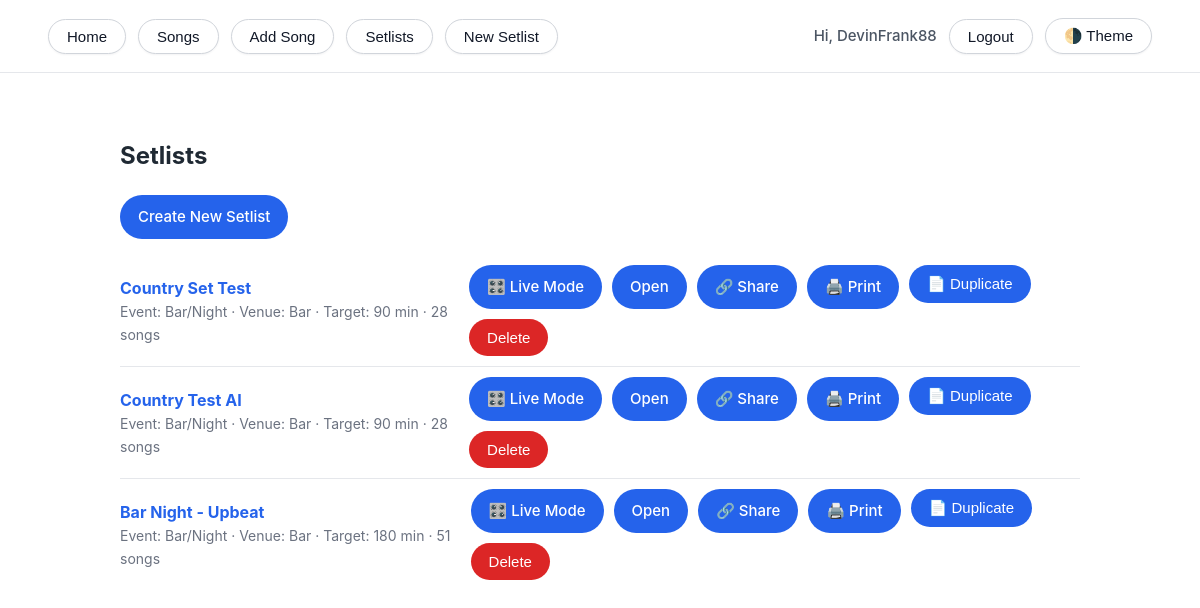
/setlists (signed in), run on the app's committed database.
### models.py (models this page shows, shortened)
class User(db.Model, UserMixin):
    id = db.Column(db.Integer, primary_key=True)
    username = db.Column(db.String(80), unique=True, nullable=False)
    email = db.Column(db.String(120), unique=True, nullable=True)
    password_hash = db.Column(db.String(255), nullable=False)
    is_admin = db.Column(db.Boolean, nullable=False, default=False)
    created_at = db.Column(db.DateTime, default=datetime.utcnow, nullable=False)
    songs = db.relationship("Song", backref="owner", lazy="dynamic")
    setlists = db.relationship("Setlist", backref="owner", lazy="dynamic")

class Setlist(db.Model):
    id = db.Column(db.Integer, primary_key=True)
    name = db.Column(db.String(200), nullable=False)
    event_type = db.Column(db.String(100), nullable=True)
    venue_type = db.Column(db.String(100), nullable=True)
    target_minutes = db.Column(db.Integer, nullable=True)
    notes = db.Column(db.String(1000), nullable=True)
    no_repeat_artists = db.Column(db.Boolean, default=False)  # avoid duplicate artists in this show
    share_token = db.Column(db.String(64), unique=True, nullable=True)
    created_at = db.Column(db.DateTime, default=datetime.utcnow)
    reset_numbering_per_section = db.Column(db.Boolean, default=False)
    user_id = db.Column(db.Integer, db.ForeignKey("user.id"), nullable=True, index=True)
    songs = db.relationship(
    "SetlistSong",
    backref="setlist",
    cascade="all, delete-orphan",
    order_by="SetlistSong.position.asc()",
    lazy="joined",
)

### app.py (the view)
@app.route("/setlists")
@login_required
def list_setlists():
    setlists = Setlist.query.order_by(Setlist.created_at.desc()).all()
    def live_mode_url(setlist_id: int) -> str:
        try:
            return url_for("live_mode", setlist_id=setlist_id)
        except BuildError:
            return f"/setlists/{setlist_id}/live"
    return render_template(
        "setlists/list.html",
        setlists=setlists,
        live_mode_url=live_mode_url,
    )

### app.py (called while the page is built)
@login_manager.user_loader
def load_user(user_id):
    return User.query.get(int(user_id))

@app.context_processor
def inject_utils():
    return dict(
        fmt_mmss=fmt_mmss,
        estimate=estimate_duration_seconds,
        song_has_pdf=song_has_pdf,
    )

### templates/setlists/list.html
{% extends "base.html" %}
{% block content %}
<h2>Setlists</h2>
<p><a class="btn" href="{{ url_for('new_setlist') }}">Create New Setlist</a></p>
{% if setlists %}
  {% for sl in setlists %}
    <div class="row">
      <div>
        <div><strong><a href="{{ url_for('edit_setlist', setlist_id=sl.id) }}">{{ sl.name }}</a></strong></div>
        <div class="muted">
          {% if sl.event_type %}Event: {{ sl.event_type }} · {% endif %}
          {% if sl.venue_type %}Venue: {{ sl.venue_type }} · {% endif %}
          {% if sl.target_minutes %}Target: {{ sl.target_minutes }} min · {% endif %}
          {{ (sl.songs|length) }} songs
        </div>
      </div>
        <div class="right">
        <a class="btn" href="{{ live_mode_url(sl.id) }}" target="_blank" title="Open Live Mode">🎛️ Live Mode</a>
        <a class="btn" href="{{ url_for('edit_setlist', setlist_id=sl.id) }}">Open</a>
        <a class="btn" href="{{ url_for('view_setlist', setlist_id=sl.id) }}" target="_blank">🔗 Share</a>
        <a class="btn" href="{{ url_for('print_setlist', setlist_id=sl.id) }}" target="_blank">🖨️ Print</a>
        <form class="inline" method="post" action="{{ url_for('duplicate_setlist', setlist_id=sl.id) }}">
          <button class="btn" type="submit">📄 Duplicate</button>
        </form>
        <form class="inline" method="post" action="{{ url_for('delete_setlist', setlist_id=sl.id) }}" onsubmit="return confirm('Delete this setlist?');">
          <button class="btn btn-danger" type="submit">Delete</button>
        </form>
      </div>
    </div>
  {% endfor %}
{% else %}
  <p>No setlists yet. <a href="{{ url_for('new_setlist') }}">Create one</a>.</p>
{% endif %}
{% endblock %}

### templates/base.html (shortened to what this page needs)
<!doctype html>
<html lang="en" data-theme="light">
<head>
  <link rel="stylesheet" href="{{ url_for('static', filename='style.css') }}">
</head>
<body>
  <nav>
    <div class="nav-left">
      <button type="button" onclick="location.href='{{ url_for('home') }}'">Home</button>
      <button type="button" onclick="location.href='{{ url_for('list_songs') }}'">Songs</button>
      <button type="button" onclick="location.href='{{ url_for('new_song') }}'">Add Song</button>
      <button type="button" onclick="location.href='{{ url_for('list_setlists') }}'">Setlists</button>
      <button type="button" onclick="location.href='{{ url_for('new_setlist') }}'">New Setlist</button>
    </div>
    <div class="nav-right">
      {% if current_user.is_authenticated %}
        <span class="greeting">Hi, {{ current_user.username }}</span>
        <button type="button" onclick="location.href='{{ url_for('auth.logout') }}'">Logout</button>
      {% else %}
        <span class="greeting">Hi, there</span>
        <button type="button" onclick="location.href='{{ url_for('auth.login') }}'">Login</button>
        <button type="button" onclick="location.href='{{ url_for('auth.register') }}'">Register</button>
      {% endif %}
      <button type="button" id="themeToggle" title="Toggle dark/light theme">🌗 Theme</button>
    </div>
  </nav>
  <main>
    <div class="content">
      {% block content %}{{ content|safe }}{% endblock %}
    </div>
  </main>
</body>
</html>

### static/style.css (style rules this page uses)
body { font-family: -apple-system, BlinkMacSystemFont, "Segoe UI", Roboto, Arial, sans-serif; margin: 0; padding: 0; background: #ffffff; color: #1f2933; line-height: 1.6; }
a { color: #2563eb; text-decoration: none; }
nav { background: #ffffff; border-bottom: 1px solid #e5e7eb; padding: 18px clamp(16px, 4vw, 48px); display: flex; justify-content: space-between; align-items: center; gap: 12px; flex-wrap: wrap; }
.nav-left, .nav-right { display: flex; align-items: center; gap: 12px; }
nav button { border: 1px solid #d1d5db; background: #ffffff; color: #111827; padding: 8px 18px; border-radius: 999px; font-size: 15px; font-weight: 500; box-shadow: 0 1px 2px rgba(15, 23, 42, 0.05); cursor: pointer; transition: all 0.15s ease; }
.greeting { font-size: 15px; font-weight: 500; color: #4b5563; }
main { max-width: 960px; margin: clamp(24px, 8vw, 64px) auto; padding: 0 clamp(16px, 4vw, 40px); }
.content { padding: 0; }
.btn { display: inline-flex; align-items: center; justify-content: center; padding: 10px 18px; background: #2563eb; color: #ffffff; text-decoration: none; border: none; border-radius: 999px; cursor: pointer; font-size: 15px; font-weight: 500; transition: background 0.15s ease, transform 0.15s ease; }
.btn-danger { background: #dc2626; }
.row { display: flex; justify-content: space-between; align-items: center; padding: 10px 0; border-bottom: 1px solid #e5e7eb; }
.row:last-child { border-bottom: none; }
.right { display: flex; flex-wrap: wrap; gap: 10px; }
.muted { color: #6b7280; font-size: 14px; }
.inline { display: inline; }

### data on the page
User: username "DevinFrank88"
Setlist: name "Country Set Test", event_type "Bar/Night", venue_type "Bar", target_minutes "90", songs "28"
Setlist: name "Country Test AI", event_type "Bar/Night", venue_type "Bar", target_minutes "90", songs "28"
Setlist: name "Bar Night - Upbeat", event_type "Bar/Night", venue_type "Bar", target_minutes "180", songs "51"
